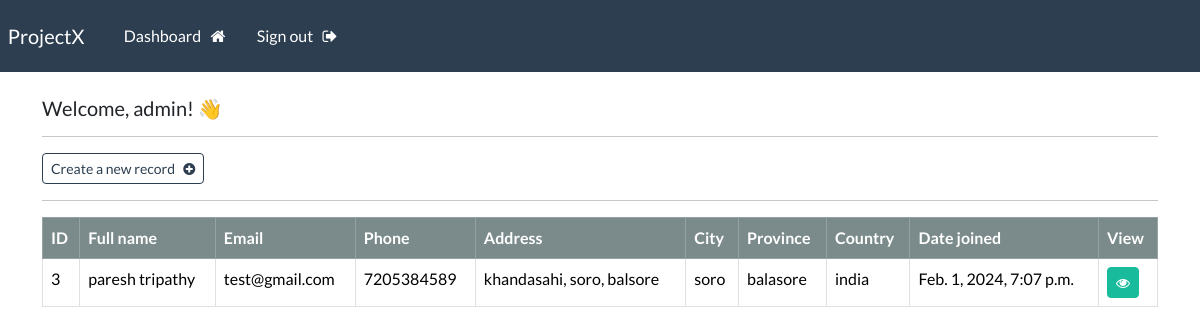
The page /dashboard (signed in) on the database its author committed.
### webApp/models.py (models this page shows, shortened)
class Record(models.Model):
    creation_date = models.DateTimeField(auto_now_add=True)
    first_name =  models.CharField(max_length=100,  null=True)
    last_name = models.CharField(max_length=100)
    email = models.CharField(max_length = 255)
    phone = models.CharField(max_length = 20)
    address = models.CharField(max_length=300)
    city = models.CharField(max_length=300)
    province = models.CharField(max_length=300)
    country = models.CharField(max_length=300)

### webApp/views.py (the view)
# urls.py: path("dashboard",views.dashboard,name="dashboard"),
@login_required(login_url="login")
def dashboard(request):
    my_records = Record.objects.all()
    context = {'records': my_records}
    return render(request,"webApp/dashboard.html",context=context)

### webApp/templates/webApp/dashboard.html
{% extends 'webApp/base.html' %}
{% block content %}
    <h5> Welcome, {{user}}! 👋 </h5>
    <hr>
    <a class="btn btn-outline-primary btn-sm" href="{% url 'create-record' %}">
        Create a new record &nbsp; <i class="fa fa-plus-circle" aria-hidden="true"></i>
    </a>
    <hr>
    <table class="table table-hover table-bordered">
        <thead class="table-dark">
            <tr>
                <th scope="col"> ID </th>
                <th scope="col"> Full name </th>
                <th scope="col"> Email </th>
                <th scope="col"> Phone </th>
                <th scope="col"> Address </th>
                <th scope="col"> City </th>
                <th scope="col"> Province </th>
                <th scope="col"> Country </th>
                <th scope="col"> Date joined </th>
                <th scope="col"> View </th>
            </tr>
        </thead>
        <tbody>
        {% if records %}
            {% for record in records %}
            <tr>
                <td> {{record.id}} </td>
                <td> {{record.first_name}}  {{record.last_name}} </td>
                <td> {{record.email}} </td>
                <td> {{record.phone}} </td>
                <td> {{record.address}} </td>
                <td> {{record.city}} </td>
                <td> {{record.province}} </td>
                <td> {{record.country}} </td>
                <td> {{record.creation_date}} </td>
                <td> <a class="btn btn-success btn-sm" href="{% url 'record' record.id %}"> <i class="fa fa-eye" aria-hidden="true"></i> </a> </td>
            </tr>
            {% endfor %}
        {% endif %}
        </tbody>
    </table>
{% endblock %}

### webApp/templates/webApp/base.html (shortened to what this page needs)
{% load static %}
<!DOCTYPE html>
<html lang="en">
<head>
    <link rel="stylesheet" type="text/css" href="https://bootswatch.com/5/flatly/bootstrap.min.css">
    <link rel="stylesheet" type="text/css" href="{% static 'css/styles.css' %}">
    <link rel="stylesheet" href="https://cdnjs.cloudflare.com/ajax/libs/font-awesome/4.7.0/css/font-awesome.min.css">
</head>
<body>
    {% include 'webApp/navbar.html' %}
    <div class="container">
    <br>
        {% block content %}
        {% endblock %}
    </div>
</body>
</html>

### webApp/templates/webApp/navbar.html (shortened to what this page needs)
<nav class="navbar navbar-expand-lg navbar-dark bg-primary justify-content-center">
    <a class="navbar-brand main-heading" href="{% url '' %}">
      &nbsp; ProjectX
    </a>
      <div class="collapse navbar-collapse text-center" id="navbarNavDropdown">
        <ul class="navbar-nav mr-auto">
          {% if user.is_authenticated %}
            <li class="nav-item">
              <a class="nav-link" href="{% url 'dashboard' %}">Dashboard &nbsp; <i class="fa fa-home" aria-hidden="true"></i> </a>
            </li>
            <li class="nav-item">
              <a class="nav-link" href="{% url 'logout' %}">Sign out &nbsp; <i class="fa fa-sign-out" aria-hidden="true"></i> </a>
            </li>
        </ul>
        {% endif %}
      </div>
  </nav>

### rows shown on the page
Record: id "3", first_name "paresh", last_name "tripathy", email "test@gmail.com", phone "7205384589", address "khandasahi, soro, balsore", city "soro", province "balasore", country "india", creation_date "Feb. 1, 2024, 7:07 p.m."

### other values the page prints
{{ user }} "admin"
